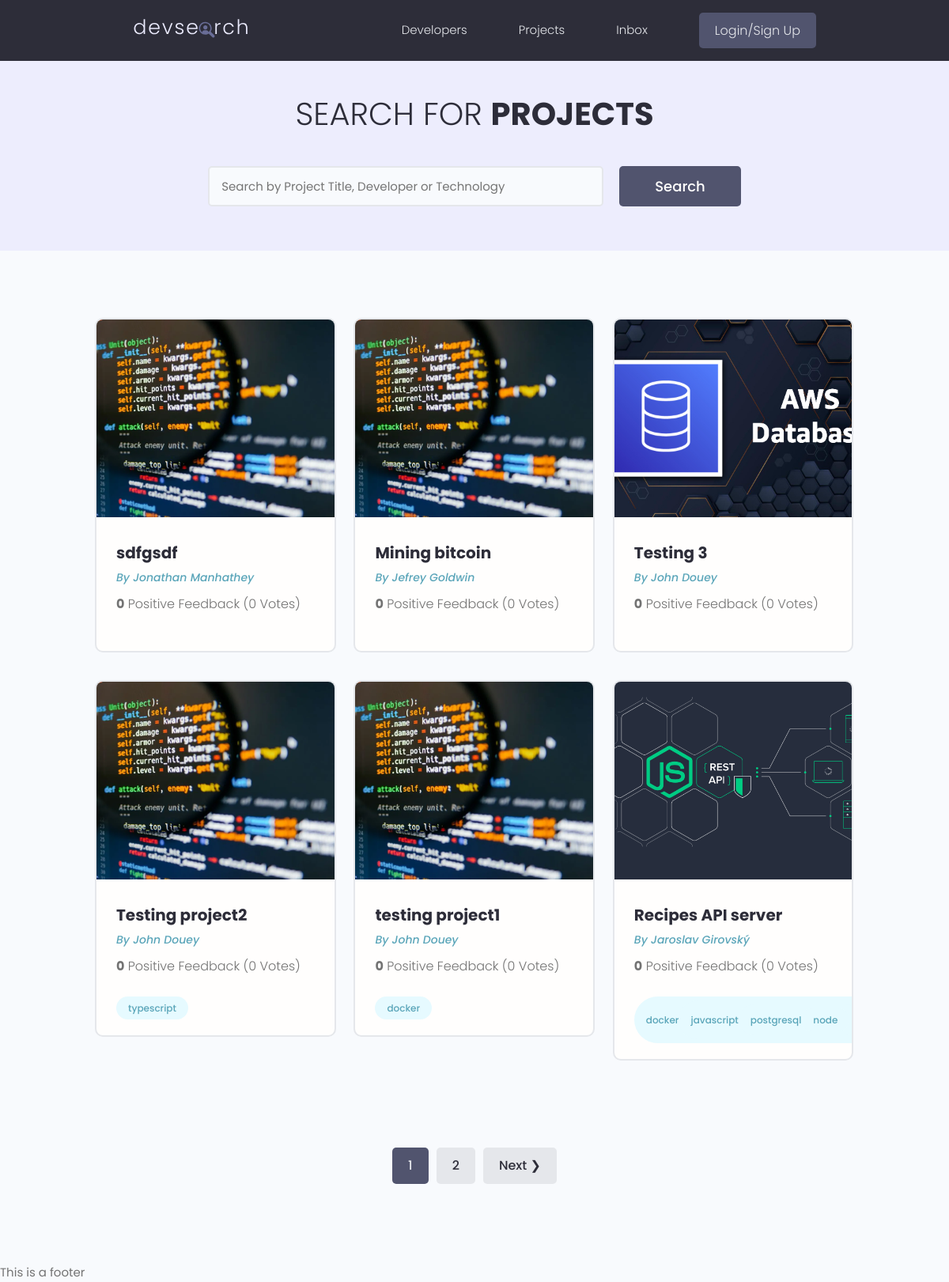
The page /projects/ on the database as committed earlier.
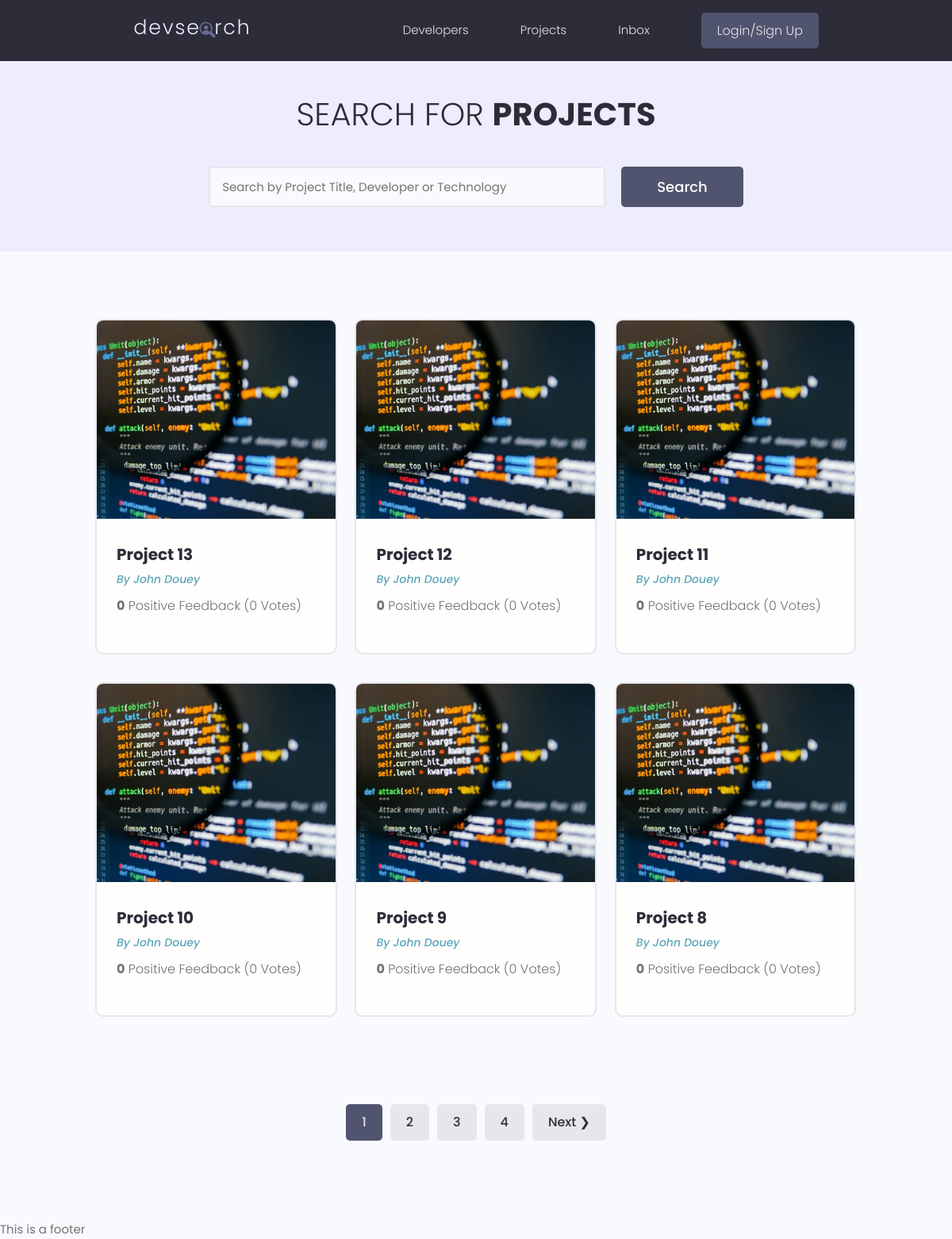
The same page on the database as committed later.
### projects/models.py (models this page shows, shortened)
class Project(models.Model):
    owner = models.ForeignKey(Profile, null=True, blank=True, verbose_name="owner",
                              on_delete=models.SET_NULL, related_name="projects")
    title = models.CharField(max_length=200)
    description = models.TextField(null=True, blank=True)
    featured_image = models.ImageField(
        upload_to="projects", null=True, blank=True, default="default.webp")
    demo_link = models.CharField(max_length=2000, null=True, blank=True)
    source_link = models.CharField(max_length=2000, null=True, blank=True)
    created_at = models.DateTimeField(auto_now_add=True)
    id = models.UUIDField(default=uuid.uuid4, unique=True,
                          primary_key=True, editable=False)
    tags = models.ManyToManyField('Tag', blank=True, related_name="tags")
    vote_total = models.IntegerField(default=0, null=True, blank=True)
    vote_ratio = models.IntegerField(default=0, null=True, blank=True)
    class Meta:
        ordering = ['-created_at']

class Tag(models.Model):
    name = models.CharField(max_length=200)
    created_at = models.DateTimeField(auto_now_add=True)
    id = models.UUIDField(default=uuid.uuid4, unique=True,
                          primary_key=True, editable=False)
    def __str__(self):
        return self.name

### users/models.py (models this page shows, shortened)
class Profile(models.Model):
    user = models.OneToOneField(User, on_delete=models.CASCADE, null=True, blank=True)
    username = models.CharField(max_length=200, blank=True, null=True)
    name = models.CharField(max_length=200, blank=True, null=True)
    location = models.CharField(max_length=200, blank=True, null=True)
    email = models.EmailField(max_length=500, blank=True, null=True)
    short_intro = models.CharField(max_length=200, blank=True, null=True)
    bio = models.TextField(blank=True, null=True)
    profile_image = models.ImageField(blank=True, null=True, upload_to="profiles/", default="user-default.png")
    social_github = models.CharField(max_length=200, blank=True, null=True)
    social_twitter = models.CharField(max_length=200, blank=True, null=True)
    social_linkedin = models.CharField(max_length=200, blank=True, null=True)
    social_youtube = models.CharField(max_length=200, blank=True, null=True)
    social_website = models.CharField(max_length=200, blank=True, null=True)
    created_at = models.DateTimeField(auto_now_add=True)
    id = models.UUIDField(default=uuid.uuid4, unique=True, primary_key=True, editable=False)

### projects/views.py (the view)
# urls.py: path('', views.index, name="projects"),
def index(request):
    projects, search_query = searchProjects(request)
    custom_range, projects = paginateProjects(request, projects, 6)
    context = {"results": projects,
               "search_query": search_query,
               "custom_range": custom_range}
    return render(request, 'projects/projects.html', context)

### projects/utils.py (called while the page is built)
def paginateProjects(request, queryset, results):
    page = request.GET.get('page')    # current page we are on
    paginator = Paginator(queryset, results)
    try:
        queryset = paginator.page(page)
    except PageNotAnInteger:
        page = 1
        queryset = paginator.page(page)
    except EmptyPage:
        page = paginator.num_pages
        queryset = paginator.page(page)
    leftIndex = (int(page) - 2)
    if leftIndex < 1:
        leftIndex = 1
    rightIndex = (int(page) + 2)
    if rightIndex < 5:
        rightIndex = 5
    if rightIndex > paginator.num_pages:
        rightIndex = paginator.num_pages
    custom_range = range(leftIndex, rightIndex+1)
    return custom_range, queryset

def searchProjects(request):
    search_query = ""
    if request.GET.get("search_query"):
        search_query = request.GET.get("search_query")
    projects = Project.objects.distinct().filter(
        Q(title__icontains=search_query) |
        Q(description__icontains=search_query) |
        Q(owner__name__icontains=search_query) |
        Q(tags__name__icontains=search_query))
    return projects, search_query

### projects/templates/projects/projects.html (shortened to what this page needs)
{% extends "base.html"%}
{% load static %}
{% block content %}
<main class="projects">
    <section class="hero-section text-center">
      <div class="container container--narrow">
        <div class="hero-section__box">
          <h2>Search for <span>Projects</span></h2>
        </div>
        <div class="hero-section__search">
          <form id='searchForm' class="form" action="{% url 'projects:projects' %}" method="get">
            <div class="form__field">
              <input class="input input--text" id="formInput#search" type="text" name="search_query"
                value="{{search_query}}" placeholder="Search by Project Title, Developer or Technology" />
            </div>
            <input class="btn btn--sub btn--lg" type="submit" value="Search" />
          </form>
        </div>
      </div>
    </section>
    <section class="projectsList">
      <div class="container">
        <div class="grid grid--three">
        {% for project in results %}
          <div class="column">
            <div class="card project">
              <a href="{% url "projects:project-detail" project.id %}" class="project">
                <img class="project__thumbnail" src="{{project.featured_image.url}}" alt="{{project.slug}} thumbnail" />
                <div class="card__body">
                  <h3 class="project__title">{{project.title}}</h3>
                  <p><a class="project__author" href="{% url 'users:profile-detail' project.owner.id %}"> By {{project.owner.name}}</a></p>
                  <p class="project--rating">
                    <span style="font-weight: bold;">{{project.vote_ratio}}</span> Positive
                    Feedback ({{project.vote_total}} Vote{{project.vote_total|pluralize:"s"}})
                  </p>
                  <div class="project__tags">
                    {% for tag in project.tags.all %}
                    <span class="tag tag--pill tag--main">
                      <small>{{tag}}</small>
                    {% endfor %}
                  </div>
                </div>
              </a>
            </div>
          </div>
        {% endfor %}
        </div>
      </div>
    </section>
  {% include 'includes/pagination.html' %}
  </main>
  {% endblock %}

Rows that differ between the two databases and show on the page:
no longer on this page (row unchanged): Project: featured_image (placeholder picture), title "sdfgsdf", owner.name "Jonathan Manhathey", vote_ratio "0", vote_total "0"
no longer on this page (row unchanged): Project: featured_image (placeholder picture), title "Mining bitcoin", owner.name "Jefrey Goldwin", vote_ratio "0", vote_total "0"
no longer on this page (row unchanged): Project: featured_image (picture), title "Testing 3", owner.name "John Douey", vote_ratio "0", vote_total "0"
no longer on this page (row unchanged): Project: featured_image (placeholder picture), title "Testing project2", owner.name "John Douey", vote_ratio "0", vote_total "0"
no longer on this page (row unchanged): Tag: name "typescript", shown under "Testing project2"
no longer on this page (row unchanged): Project: featured_image (placeholder picture), title "testing project1", owner.name "John Douey", vote_ratio "0", vote_total "0"
no longer on this page (row unchanged): Tag: name "docker"
no longer on this page (row unchanged): Project: featured_image (picture), title "Recipes API server", owner.name "Jaroslav Girovský", vote_ratio "0", vote_total "0"
no longer on this page (row unchanged): Tag: name "javascript", shown under "Recipes API server"
no longer on this page (row unchanged): Tag: name "postgresql", shown under "Recipes API server"
no longer on this page (row unchanged): Tag: name "node", shown under "Recipes API server"
added Project: featured_image (placeholder picture), title "Project 13", owner.name "John Douey", vote_ratio "0", vote_total "0"
added Project: featured_image (placeholder picture), title "Project 12", owner.name "John Douey", vote_ratio "0", vote_total "0"
added Project: featured_image (placeholder picture), title "Project 11", owner.name "John Douey", vote_ratio "0", vote_total "0"
added Project: featured_image (placeholder picture), title "Project 10", owner.name "John Douey", vote_ratio "0", vote_total "0"
added Project: featured_image (placeholder picture), title "Project 9", owner.name "John Douey", vote_ratio "0", vote_total "0"
added Project: featured_image (placeholder picture), title "Project 8", owner.name "John Douey", vote_ratio "0", vote_total "0"
Other text that changed with them:
new list line: "3"
new list line: "4"
